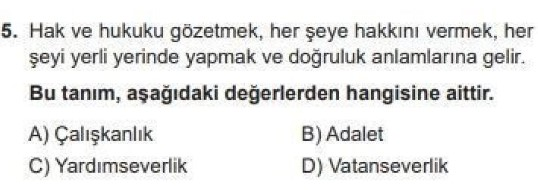
#> input picture foto2.jpg, 538 x 190 px
$ python ImageSharpening.py
#> lines starting #> are read from the running program, lines starting #| are printed output that depends on the picture
import cv2
import numpy as np

image = cv2.imread("foto2.jpg")
#> image is the input picture: shape (190, 538, 3); mean B, G, R 231.1, 231.6, 231.6
kernel = np.array([[-1, -1, -1],
                   [-1, 9, -1],
                   [-1, -1, -1]])
sharpened = cv2.filter2D(image, -1, kernel)  # applying the sharpening kernel to the input image & displaying it.
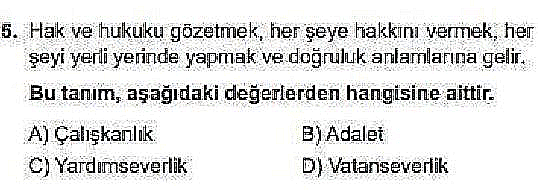
#> sharpened: shape (190, 538, 3); mean B, G, R 223.9, 224.1, 224.1
cv2.imshow('Image Sharpening', sharpened)
cv2.waitKey(0)
cv2.destroyAllWindows()
